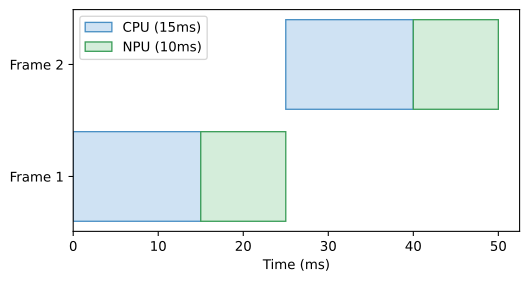

Reproduce this figure in Python.
import os
import matplotlib.pyplot as plt

fig, ax = plt.subplots(figsize=(6, 3))
ax.barh('Frame 1', 15, left=0, color='#cfe2f3', edgecolor='#4a90c4', label='CPU (15ms)')
ax.barh('Frame 1', 10, left=15, color='#d4edda', edgecolor='#3d9e5a', label='NPU (10ms)')
ax.barh('Frame 2', 15, left=25, color='#cfe2f3', edgecolor='#4a90c4')
ax.barh('Frame 2', 10, left=40, color='#d4edda', edgecolor='#3d9e5a')
ax.set_xlabel('Time (ms)')
ax.legend()

out = os.environ.get('VISUAL_OUT_PATH', 'out.svg')
plt.savefig(out, format='svg', bbox_inches='tight')
